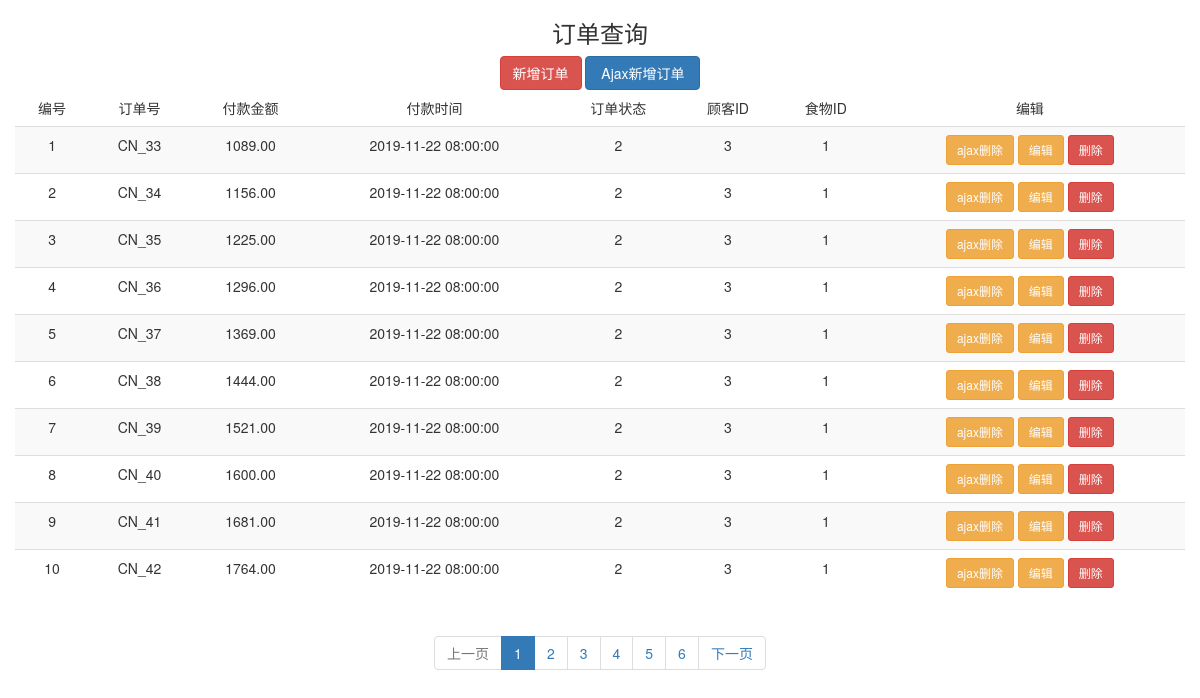
The page / on the database its author committed.
### test_app/models.py (models this page shows)
class Order(models.Model):
    oid = models.AutoField(primary_key=True, verbose_name='编号',)    # AutoField 自增
    order_num = models.CharField(max_length=32, verbose_name='订单号')
    price = models.DecimalField(max_digits=8, decimal_places=2, verbose_name='实付金额')  # DecimalFiel 高精度浮点 第一个
    pay_date = models.DateTimeField(verbose_name='付款日期')    # DateTimeField 日期
    order_status = models.CharField(max_length=32, verbose_name='订单状态: 1、进行中。3已结束 2、备用状态')
    customer = models.ForeignKey(to='Customer', db_constraint=False, on_delete=models.DO_NOTHING)
    food = models.CharField(max_length=256, verbose_name='订单食物')
    fooddetails =models.ManyToManyField(to='FoodDetails',)

### test_app/views.py (the view)
# urls.py: path('', views.index),   # 不知道为啥不能直接跳到index，这里加个path，临时解决方案
def index(request):
    order_list = Order.objects.all()
    paginator = Paginator(order_list, 10)
    try:
        current_page_num = request.GET.get("page", 1)  # 当前页码数,取值取不到默认为1。
        current_page = paginator.page(current_page_num)  # 当前页对象
    except EmptyPage as e:
        current_page_num = 1
        current_page = paginator.page(1)
    var = (int(current_page_num)-1)*10
    return render(request, 'index.html', {'current_page': current_page,
                                          "paginator": paginator,
                                          "current_page_num": int(current_page_num),
                                          "var": var
                                          })

### test_app/utils/customMiddleWares.py (called while the page is built, shortened)
    def process_request(self, request):
        if request.path in ["/login/"] or ["/reg/"]:
            return None

    def process_response(self, request, response):
        return response

### templates/index.html (shortened to what this page needs)
<!DOCTYPE html>
<html lang="en">
<head>
    {% load staticfiles %}
    <link rel="stylesheet" href="https://cdn.jsdelivr.net/npm/bootstrap@3.3.7/dist/css/bootstrap.min.css">
</head>
<body>
    <h3 style="text-align:center;">订单查询</h3>
    <div class="container" >
        <div class="row" >
            <div class="23333">
                <a class="btn btn-danger " href="/add_order/">新增订单</a>
                <button type="button" class="btn btn-primary" data-toggle="modal" data-target="#myModal"
                style="width: 115px; height: 34px;">Ajax新增订单</button>
                <table class="table table-striped table-hover">
                    <thead>
                    <tr>
                        <td>编号</td>
                        <td>订单号</td>
                        <td>付款金额</td>
                        <td>付款时间</td>
                        <td>订单状态</td>
                        <td>顾客ID</td>
                        <td>食物ID</td>
                        <td>编辑</td>
                    </tr>
                    </thead>
                    <tbody class="tbody" id="tbody">
                    {% for order in current_page %}
                        <tr>
                            <td>{{ forloop.counter|add:var}}</td>
                            <td>{{ order.order_num }}</td>
                            <td>{{ order.price }}</td>
                            <td>{{ order.pay_date | date:'Y-m-d H:i:s'}}</td>
                            <td>{{order.customer_id}}</td>
                            <td>{{ order.order_status}}</td>
                            <td>{{order.food}}</td>
                            <td>
                                <button pk="{{order.oid}}" class="btn btn-warning btn-sm delbtn">ajax删除</button>
                                <a href="{% url 'bianji' order.oid %}" class="btn btn-warning btn-sm">编辑</a>
                                <a href="{% url 'shanchu' order.oid %}" class="btn btn-danger btn-sm">删除</a>
                            </td>
                        </tr>
                    {% endfor %}
                    </tbody>
                </table>
            </div>
        </div>
    </div>
    <nav aria-label="Page navigation">
      <ul class="pagination">
            {% if current_page.has_previous %}
                <li><a href="?page={{ current_page.previous_page_number }}" aria-label="Previous">上一页</a></li>
            {% else %}
                <li class="disabled"><a href="">上一页</a></li>
            {% endif %}
            {% for num in paginator.page_range %}
                {% if num == current_page_num %}
                <li class="active"><a href="?page={{ num }}">{{ num }}</a></li>
                {% else %}
                <li ><a href="?page={{ num }}">{{ num }}</a></li>
                {% endif %}
            {% endfor %}
            {% if current_page.has_next %}
                <li><a href="?page={{ current_page.next_page_number }}" aria-label="Previous">下一页</a></li>
            {% else %}
                <li class="disabled"><a href="">下一页</a></li>
            {% endif %}
      </ul>
    </nav>
</body>
</html>

### rows shown on the page
Order: order_num "CN_33", price "1089.00", pay_date "2019-11-22 08:00:00", customer_id "2", order_status "3", food "1"
Order: order_num "CN_34", price "1156.00", pay_date "2019-11-22 08:00:00", customer_id "2", order_status "3", food "1"
Order: order_num "CN_35", price "1225.00", pay_date "2019-11-22 08:00:00", customer_id "2", order_status "3", food "1"
Order: order_num "CN_36", price "1296.00", pay_date "2019-11-22 08:00:00", customer_id "2", order_status "3", food "1"
Order: order_num "CN_37", price "1369.00", pay_date "2019-11-22 08:00:00", customer_id "2", order_status "3", food "1"
Order: order_num "CN_38", price "1444.00", pay_date "2019-11-22 08:00:00", customer_id "2", order_status "3", food "1"
Order: order_num "CN_39", price "1521.00", pay_date "2019-11-22 08:00:00", customer_id "2", order_status "3", food "1"
Order: order_num "CN_40", price "1600.00", pay_date "2019-11-22 08:00:00", customer_id "2", order_status "3", food "1"
Order: order_num "CN_41", price "1681.00", pay_date "2019-11-22 08:00:00", customer_id "2", order_status "3", food "1"
Order: order_num "CN_42", price "1764.00", pay_date "2019-11-22 08:00:00", customer_id "2", order_status "3", food "1"

### other values the page prints
{{ num }} "1"
{{ num }} "2" "3" "4" "5" "6"
